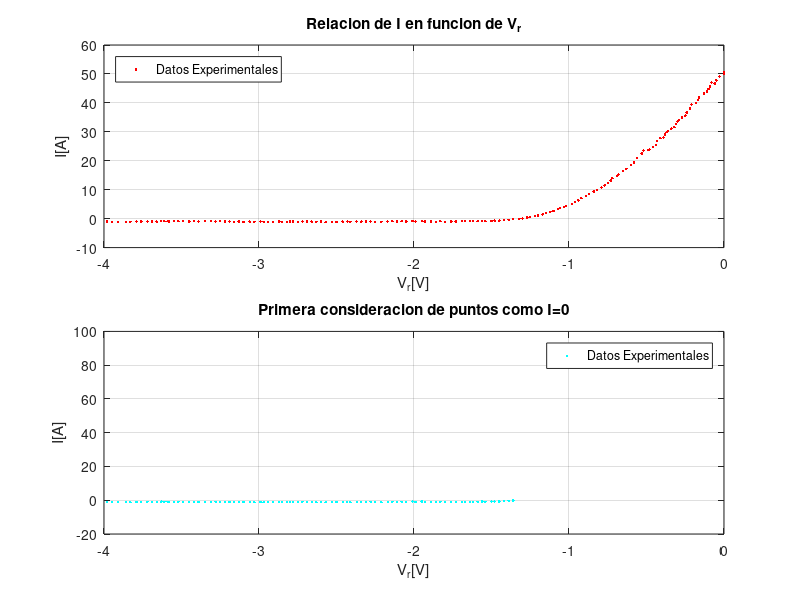
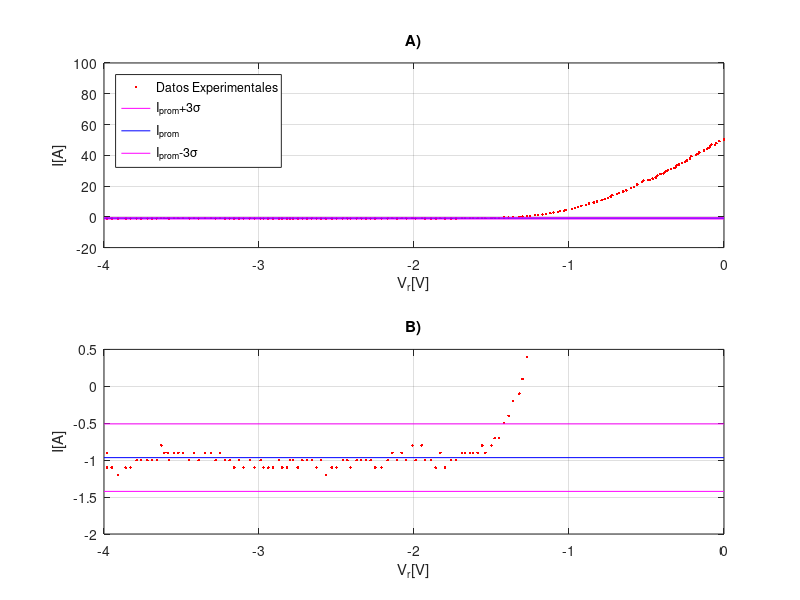
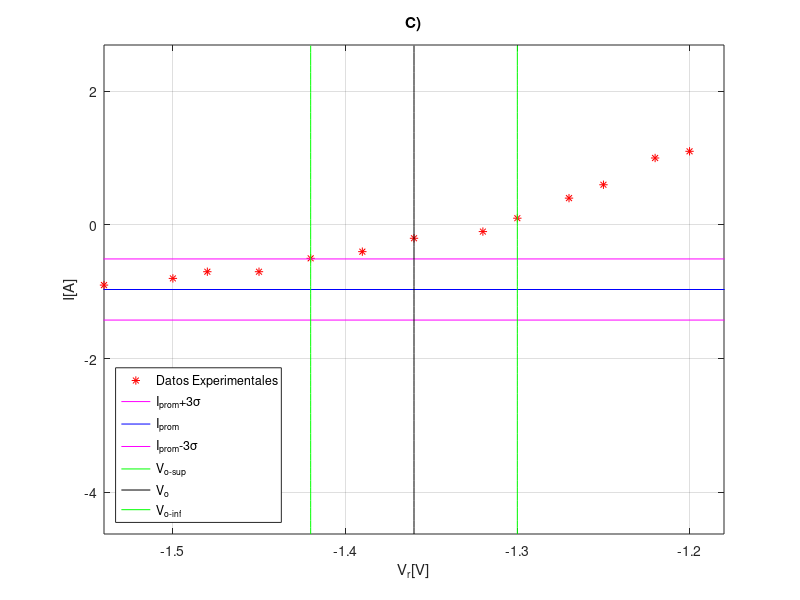

Write the MATLAB code that produced these figures, in order.
clear all; close all;
Vr=[0	0	0	-0.03	-0.05	-0.06	-0.08	-0.09	-0.1	-0.11	-0.13	-0.16	-0.17	-0.18	-0.21	-0.22	-0.24	-0.25	-0.27	-0.29	-0.3	-0.31	-0.32	-0.34	-0.36	-0.37	-0.38	-0.39	-0.41	-0.43	-0.44	-0.46	-0.48	-0.49	-0.52	-0.53	-0.56	-0.58	-0.6	-0.63	-0.65	-0.68	-0.69	-0.72	-0.73	-0.75	-0.77	-0.79	-0.82	-0.84	-0.87	-0.89	-0.92	-0.94	-0.96	-0.98	-1.02	-1.03	-1.06	-1.07	-1.1	-1.12	-1.15	-1.17	-1.2	-1.22	-1.25	-1.27	-1.3	-1.32	-1.36	-1.39	-1.42	-1.45	-1.48	-1.5	-1.54	-1.56	-1.59	-1.62	-1.64	-1.67	-1.69	-1.73	-1.76	-1.8	-1.83	-1.86	-1.89	-1.93	-1.95	-1.99	-2.01	-2.05	-2.08	-2.11	-2.14	-2.17	-2.21	-2.25	-2.28	-2.31	-2.34	-2.37	-2.41	-2.43	-2.46	-2.5	-2.53	-2.57	-2.6	-2.63	-2.66	-2.69	-2.72	-2.75	-2.78	-2.8	-2.82	-2.85	-2.87	-2.91	-2.94	-2.97	-2.99	-3.03	-3.06	-3.1	-3.13	-3.16	-3.19	-3.22	-3.25	-3.28	-3.31	-3.35	-3.39	-3.42	-3.45	-3.49	-3.52	-3.55	-3.58	-3.59	-3.61	-3.63	-3.66	-3.69	-3.72	-3.76	-3.79	-3.83	-3.86	-3.91	-3.95	-3.98	-3.98	-3.98];
I=[50.4	50.5	50.2	49.1	47.8	46.7	47	45.6	44.8	43.9	43.2	41.8	41	40	39.4	38	36.7	35.6	35	34.1	33.6	32.7	31.6	31.1	30.3	29.9	29.1	28.1	27.8	26.8	25.5	24.8	23.9	23.8	23.5	22.5	21	19.4	18.6	17.2	16.4	15.3	14.8	14	13.2	12.4	11.5	10.8	10	9.4	8.6	7.8	7.1	6.3	5.7	5	4.4	4	3.6	3.3	2.7	2.3	1.9	1.5	1.1	1	0.6	0.4	0.1	-0.1	-0.2	-0.4	-0.5	-0.7	-0.7	-0.8	-0.9	-0.8	-0.9	-0.9	-0.9	-0.9	-0.9	-1	-1	-1.1	-0.9	-1.1	-1	-1	-0.8	-1	-0.8	-1	-0.9	-1	-0.9	-1	-1.1	-1.1	-1	-1	-1	-1	-1.1	-1	-1	-1.1	-1.1	-1.2	-1	-1.1	-1	-1	-1	-1.1	-1	-1	-1.1	-1.1	-1	-1.1	-1.1	-1.1	-1	-1.1	-1	-1.1	-1	-1.1	-1	-1	-0.9	-1	-0.9	-0.9	-1	-0.9	-1	-0.9	-0.9	-0.9	-1	-0.9	-0.9	-0.8	-1	-1	-1	-1	-1	-1.1	-1.1	-1.2	-1.1	-1.1	-0.9	-0.9];
volmax = -1.36; %%%%%%%%%%%%%%%%%%%% <-------------SELECCIONAR el valor de voltaje hasta el que se considera, inicialmente, que esta el 0
N=find(Vr == volmax);
n = 0; x(1) = 0; y(1) = 0;
for n = N:size(Vr,2)
  x(n-(N-1)) = Vr(n);
  y(n-(N-1)) = I(n);
end

prom=mean(y)
destan=std(y)
size(y,2)
xx = -4:1:0;Isup =prom+3*destan; Iprom= prom; Iinf = prom-3*destan; deltaI = 3*destan;
yysup = Isup*ones(1,5);
yyprom = Iprom*ones(1,5);
yyinf = Iinf*ones(1,5);
Vosup=-1.42; %%%%%%%%%%%%%%%%%%%% <-------------
Voinf=-1.3; %%%%%%%%%%%%%%%%%%%% <-------------SELECCIONAR el rango para el cual se considera que esta el primer voltaje fuera de la region 0
Vo=(Vosup+Voinf)/2
deltaVo=Vo-Vosup
xinf = Vo-((0.4/0.1)-1)*deltaVo; xsup = Vo+((0.4/0.1)-1)*deltaVo; ysup = Iprom+((0.45/0.05)-1)*deltaI;yinf = Iprom-((0.45/0.05)-1)*deltaI;
yf1= yinf:0.1:ysup;
xf1= Vosup*ones(1,length(yf1));
yf2= yinf:0.1:ysup;
xf2= Vo*ones(1,length(yf2));
yf3= yinf:0.1:ysup;
xf3= Voinf*ones(1,length(yf3));

figure(1);clf;
%%%%%%%%%%%%%%%%%%%%%%%%%%%%%%%%%%%%%%%%%%%%%%%%%%%%%%%%%%%%%%%%%%%%%%
subplot(2,2,1:2)
plot (Vr,I,'r.');grid on;
xlabel('V_{r}[V]');ylabel('I[A]');
legend('Datos Experimentales','Location','northwest')
title('Relacion de I en funcion de V_{r}')
%%%%%%%%%%%%%%%%%%%%%%%%%%%%%%%%%%%%%%%%%%%%%%%%%%%%%%%%%%%%%%%%%%%%%%
subplot(2,2,3:4)
plot (x,y,'c.');grid on;
axis([-4 0 -20 100])
xlabel('V_{r}[V]');ylabel('I[A]');
legend('Datos Experimentales')
title('Primera consideracion de puntos como I=0')

figure(2);clf;
%%%%%%%%%%%%%%%%%%%%%%%%%%%%%%%%%%%%%%%%%%%%%%%%%%%%%%%%%%%%%%%%%%%%%%
subplot(2,1,1)
plot (Vr,I,'r.',xx,yysup,'m-',xx,yyprom,'b-',xx,yyinf,'m-');grid on;
axis([-4 0 -20 100])
title('A)')
xlabel('V_{r}[V]');ylabel('I[A]');
legend('Datos Experimentales','I_{prom}+3\sigma','I_{prom}','I_{prom}-3\sigma','Location','northwest')
%%%%%%%%%%%%%%%%%%%%%%%%%%%%%%%%%%%%%%%%%%%%%%%%%%%%%%%%%%%%%%%%%%%%%%
subplot(2,1,2)
plot (Vr,I,'r.',xx,yysup,'m-',xx,yyprom,'b-',xx,yyinf,'m-');grid on;
title('B)')
xlabel('V_{r}[V]');ylabel('I[A]');
axis([-4 0 -2 0.5])
%%%%%%%%%%%%%%%%%%%%%%%%%%%%%%%%%%%%%%%%%%%%%%%%%%%%%%%%%%%%%%%%%%%%%%
figure(3);clf;
plot (Vr,I,'r*',xx,yysup,'m-',xx,yyprom,'b-',xx,yyinf,'m-',xf1,yf1,'g',xf2,yf2,'k',xf3,yf3,'g');grid on;
title('C)')
axis([xinf xsup yinf ysup])
xlabel('V_{r}[V]');ylabel('I[A]');
legend('Datos Experimentales','I_{prom}+3\sigma','I_{prom}','I_{prom}-3\sigma','V_{o-sup}','V_{o}','V_{o-inf}','Location','southwest')
